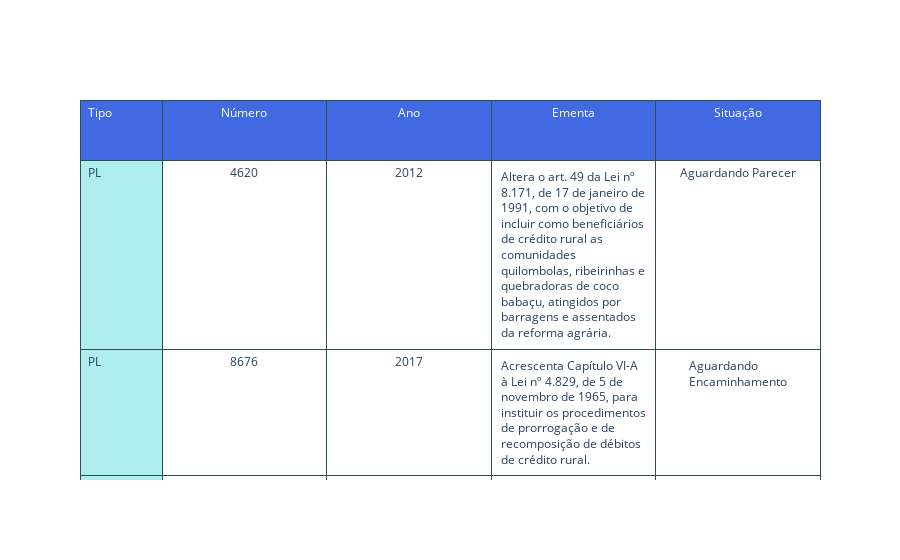

Source (notebook cell):
### Code cell
fig = go.Figure(data=[go.Table(
  columnwidth = [300,600],
  header = dict(
    values=list(new_df.columns),
    line_color='darkslategray',
    fill_color='royalblue',
    align=['left','center'],
    font=dict(color='white', size=12),
    height=60,
  ),
  cells=dict(
    values=[new_df.Tipo, new_df.Número, new_df.Ano, new_df.Ementa, new_df.Situação],
    line_color='darkslategray',
    fill=dict(color=['paleturquoise', 'white']),
    align=['left', 'center'],
    font_size=12,
    height=60)
    )
])

fig.show()

### Figure 1 — Plotly figure (JSON) as saved in the notebook; plotly's stock layout.template omitted (floating-point values rounded to 4 significant figures)
{"data": [{"cells": {"align": ["left", "center"], "fill": {"color": ["paleturquoise", "white"]}, "font": {"size": 12}, "height": 60, "line": {"color": "darkslategray"}, "values": [["PL", "PL", "PL", "PL", "PL", "PL", "PL", "PL", "PL", "PL", "PL", "PL", "PL", "PL", "PL", "PL"], [4620, 8676, 4347, 4927, 348, 3156, 60, 486, 2685, 2632, 4601, 4722, 5118, 5122, 5213, 5221], [2012, 2017, 2019, 2020, 2021, 2021, 2022, 2020, 2022, 2023, 2023, 2023, 2023, 2023, 2023, 2023], ["Altera o art. 49 da Lei nº 8.171, de 17 de janeiro de 1991, com o objetivo de incluir como beneficiários de crédito rural as comunidades quilombolas, ribeirinhas e quebradoras de coco babaçu, atingidos por barragens e assentados da reforma agrária.", "Acrescenta Capítulo VI-A à Lei nº 4.829, de 5 de novembro de 1965, para instituir os procedimentos de prorrogação e de recomposição de débitos de crédito rural.", "Altera a Lei nº 13.606, de 9 de janeiro de 2018, para prorrogar os prazos para adesão à renegociação de dívidas de operações de crédito rural que especifica.", "Altera a redação do art. 10 da Lei 4.829/1965 para considerar inidôneo para fins de obtenção de crédito rural os condenados pelo crime previsto no 41 da Lei 9.605/1998", "Institui linha especial de crédito rural", "Dispõe sobre a prevenção e combate ao Superendividamento do Consumidor e dá outras previdências.", "Dispõe sobre a remissão e a prorrogação de parcelas de dívidas originárias de operações de crédito rural de responsabilidade de produtores cuja produção da safra do ciclo agrícola 2021/2022 tenha sido prejudicada em razão de excesso hídrico.", "Altera a Lei nº 11.326, de 24 de julho de 2006, para incluir a redução das desigualdades sociais e regionais entre os princípios a serem observados pela Política Nacional da Agricultura Familiar e Empreendimentos Familiares Rurais e determina ao poder público tratamento especial quanto a linhas de crédito rural e serviços de assistência técnica e extensão rural destinados a agricultores familiares e empreendimentos familiares rurais situados na Região do Marajó.", "Institui o Programa Nacional de Renegociação das Dívidas das Famílias – ReFamília e estabelece a necessidade de imposição de limite aos juros cobrados na modalidade cartão de crédito rotativo.\n  NOVA EMENTA: Institui o Programa Emergencial de Renegociação de Dívidas de Pessoas Físicas Inadimplentes - Desenrola Brasil; estabelece normas para facilitação de acesso a crédito e mitigação de riscos de inadimplemento e de superendividamento de pessoas físicas; altera a Consolidação das Leis do Trabalho, aprovada pelo Decreto-Lei nº 5.452, de 1º de maio de 1943, e as Leis nºs 10.406, de 10 de janeiro de 2002 (Código Civil), 10.522, de 19 de julho de 2002 e 12.087, de 11 de novembro de 2009; e revoga dispositivo da Lei nº 4.737, de 15 de julho de 1965 (Código Eleitoral), e a Medida Provisória nº 1.176, de 5 de junho de 2023.", "Estabelece o crédito responsável e assegura a garantia do mínimo existencial para os endividados.", "Autoriza a criação de linha emergencial de crédito rural e a renegociação e prorrogação de operações de crédito rural de custeio e investimento para produtores rurais da pecuária de corte e produtores de leite, que tenham sido prejudicados pela queda de preços de comercialização.", "Dispõe sobre a concessão de rebate nas operações de crédito rural de custeio de leite contratadas no âmbito do Programa Nacional de Fortalecimento da Agricultura Familiar e do Programa Nacional de Apoio ao Médio Produtor Rural, cujos empreendimentos tenham sido prejudicados por seca ou estiagem.", "Autoriza a criação de linha emergencial de crédito rural e a prorrogação de operações de crédito rural de custeio e investimento para mandiocultores com produções afetadas pela pragaErinnyis ello (mandarová).", "Dispõe sobre a liquidação, anistia, renegociação e rebate de dívidas originárias de crédito rural para agricultores, pecuaristas, piscicultores, pescadores e carcinicultores, em geral, e dá outras providências, bem como altera a Lei no 14.554, de 20 de abril de 2023, que altera as Leis nos 13.999, de 18 de maio de 2020, 14.166, de 10 de junho de 2021, 11.540, de 12 de novembro de 2007, e 14.042, de 19 de agosto de 2020, para tratar do refinanciamento de dívidas e altera a Lei no 7.827, de 27 de setembro de 1989, a fim de sanar omissão legislativa.", "Concede subvenção extraordinária aos produtores de leite enquadrados na Lei 11.326/2006, prorroga o pagamento de parcela de crédito rural e dá outras providências.", "Altera a Lei nº 13.340, de 28 de setembro de 2016, para conceder rebate para liquidação de operações de crédito rural, amortização da dívida a ser repactuada e dá outras providências."], ["Aguardando Parecer", "Aguardando Encaminhamento", "Não informado", "Não informado", "Aguardando Vistas", "Aguardando Parecer", "Tramitando em Conjunto", "Pronta para Pauta", "Transformado em Norma Jurídica", "Pronta para Pauta", "Aguardando Parecer", "Tramitando em Conjunto", "Não informado", "Não informado", "Não informado", "Não informado"]]}, "columnwidth": [300, 600], "header": {"align": ["left", "center"], "fill": {"color": "royalblue"}, "font": {"color": "white", "size": 12}, "height": 60, "line": {"color": "darkslategray"}, "values": ["Tipo", "Número", "Ano", "Ementa", "Situação"]}, "type": "table"}], "layout": {"autosize": true}}
